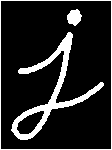

Write the Python code that produced this figure.
from PIL import Image
import numpy as np

im = Image.open("SRA4.png")
array =  np.array(im)
kernel = np.array([[1, 1, 1], [1, 1, 1], [1, 1, 1]])
ri,ci,chi = array.shape

for i in range(array.shape[1]):
	for j in range(array.shape[0]):
		for k in range(array.shape[2]):
			if array[j,i,k] >  250:
				array[j,i,k] = 1
			elif array[j,i,k] <= 250:
				array[j,i,k] = 0

def convolve(im, kernel):
	new_im = np.zeros_like(array)
	pad_image = np.zeros((array.shape[0] + 2, array.shape[1] + 2, array.shape[2]))
	pad_image[1:-1, 1:-1, : ] = array

	for i in range(ci):
		for j in range(ri):
			for k in range(chi):
				if (kernel * pad_image[j:j+3, i:i+3, k]).sum() == 9:
					new_im[j,i,k] = 1
				elif (kernel * pad_image[j:j+3, i:i+3, k]).sum() != 9:
					new_im[j,i,k] = 0
	return new_im			


final = convolve(im, kernel)

for i in range(final.shape[1]):
	for j in range(final.shape[0]):
		for k in range(final.shape[2]):
			if final[j,i,k] ==  1:
				final[j,i,k] = 255
			elif final[j,i,k] == 0:
				final[j,i,k] = 0


final = Image.fromarray(final)
final.save("erosion.png")
final.show()